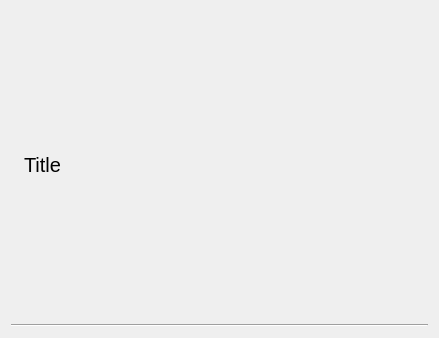
<?xml version="1.0" encoding="UTF-8"?>
<ui version="4.0">
 <class>NormalWidget</class>
 <widget class="QWidget" name="NormalWidget">
  <property name="geometry">
   <rect>
    <x>0</x>
    <y>0</y>
    <width>439</width>
    <height>338</height>
   </rect>
  </property>
  <property name="windowTitle">
   <string>Form</string>
  </property>
  <layout class="QVBoxLayout" name="verticalLayout">
   <item>
    <layout class="QHBoxLayout" name="horizontalLayout">
     <item>
      <widget class="QLabel" name="label">
       <property name="text">
        <string/>
       </property>
       <property name="pixmap">
        <pixmap resource="../kasir/kasir.qrc">:/images/icon_32.png</pixmap>
       </property>
      </widget>
     </item>
     <item>
      <widget class="QLabel" name="labelTitle">
       <property name="sizePolicy">
        <sizepolicy hsizetype="Expanding" vsizetype="Preferred">
         <horstretch>0</horstretch>
         <verstretch>0</verstretch>
        </sizepolicy>
       </property>
       <property name="styleSheet">
        <string notr="true">font-size: 20px;</string>
       </property>
       <property name="text">
        <string>Title</string>
       </property>
      </widget>
     </item>
    </layout>
   </item>
   <item>
    <widget class="Line" name="line">
     <property name="orientation">
      <enum>Qt::Horizontal</enum>
     </property>
    </widget>
   </item>
  </layout>
 </widget>
 <resources>
  <include location="../kasir/kasir.qrc"/>
 </resources>
 <connections/>
</ui>
